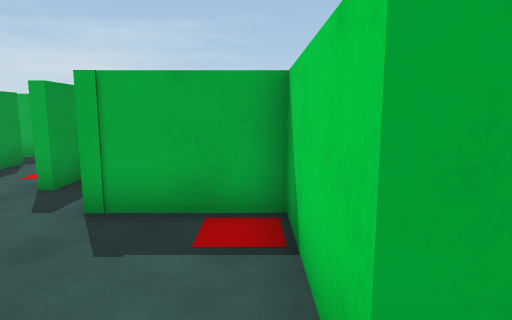
[1] (above)

16 first-person views from a walk through a 3-D level made in the Unity game engine. The camera is 1.4 m above the floor, tilts 8° down and sees 75° across. The floor is counted in squares, 1 m on a side. Each view is taken from the middle of a square. On the plan, view 1 faces up. The plan holds only what a view shows up to about 15 squares ahead; the rest is blank.

[2]
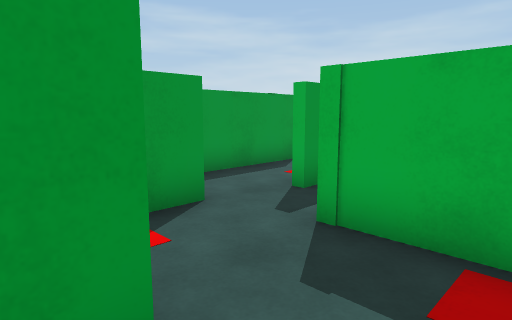

[3]
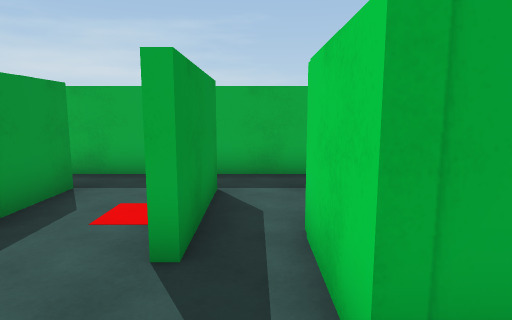

[4]
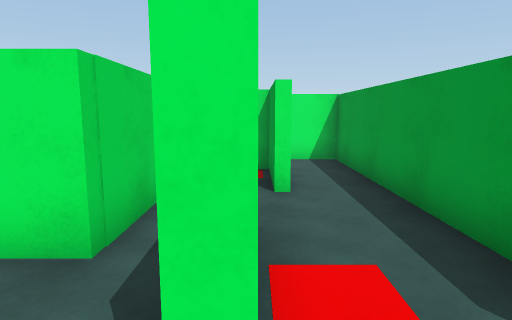

[5]
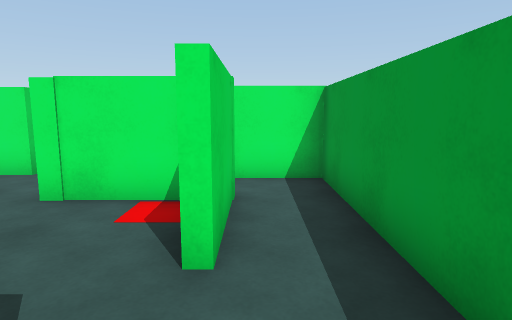

[6]
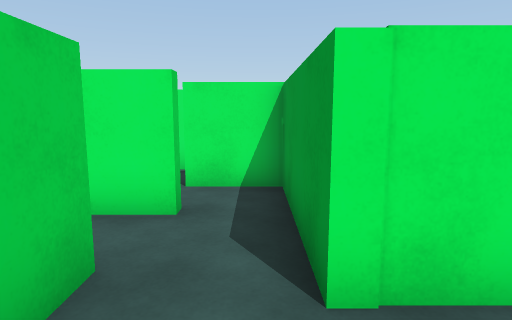

[7]
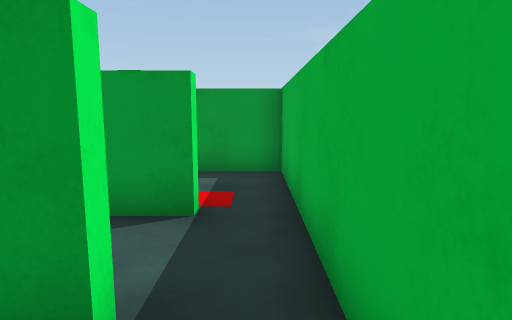

[8]
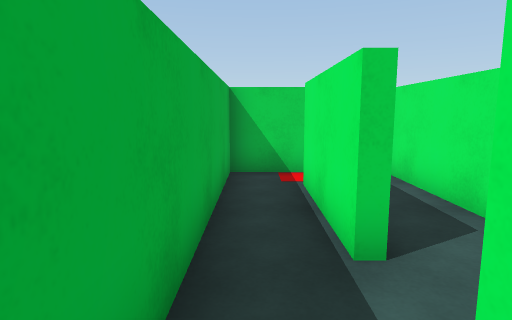

[9]
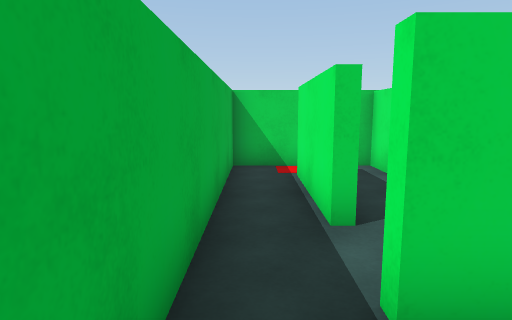

[10]
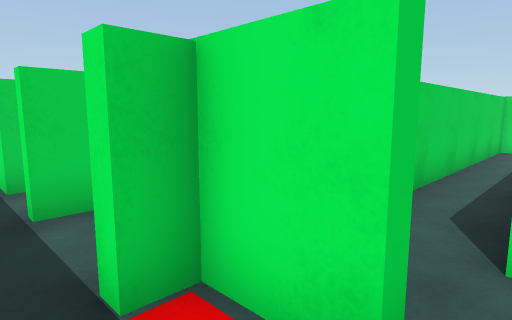

[11]
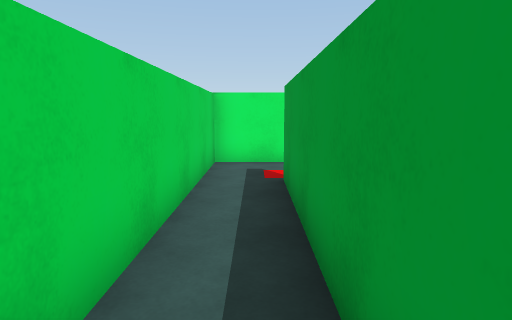

[12]
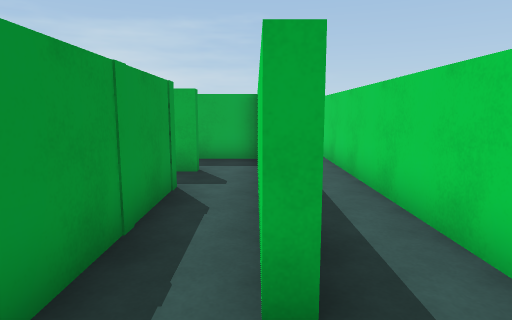

[13]
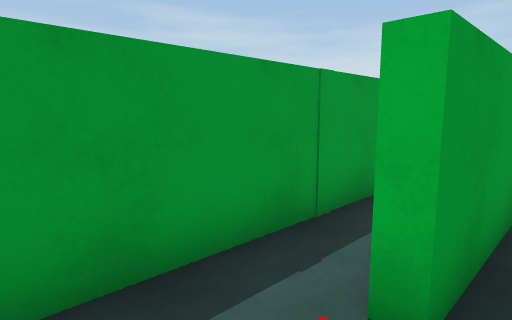

[14]
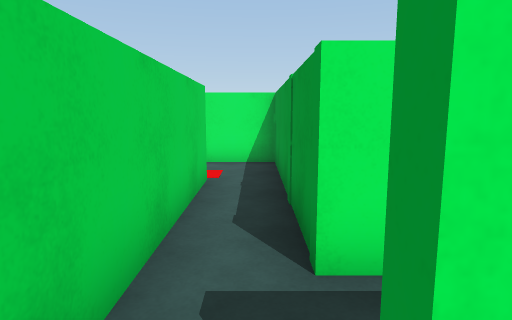

[15]
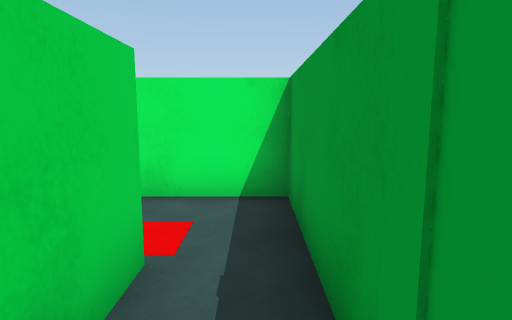

[16]
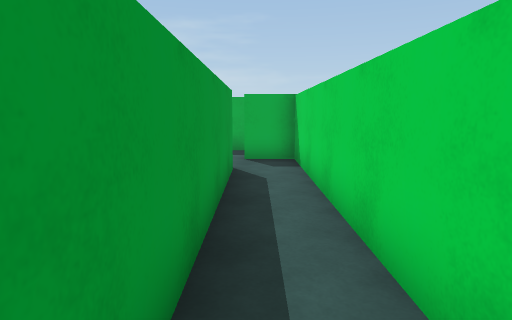

### Floor plan
Points are (right, up) in squares from view 1. A wall is a line through its corners. A room is listed if a view was taken in it or the views show most of it. See-through windows are left out.
Room 1 (views 1, 2)
walls: (-1.5, 1.7) (-1.5, -2.3) (0.4, -2.3); (0.4, 1.2) (0.4, 2.4); (0.1, -0.9) (0.1, -0.5)
ways out: opening at (-0.5, 2) to room 4; opening at (1, 0.5)
Room 2 (view 3)
walls: (-4.3, 4.2) (-4.3, 2); (-1.5, 4.6) (-2.4, 4.6) (-2.4, 6.9); (-3.7, 7.4) (-3.7, 6); (-4.4, 1.7) (-1.5, 1.7)
ways out: opening at (-4, 5) to room 3; opening at (-2, 3.5) to room 4; opening at (-3, 6.5) to room 9
Room 3 (views 4, 5, 8, 9)
walls: (-3.7, 6) (-4.1, 6); (-4, 8.2) (-4, 9.1) (-3.7, 9.1); (-6.8, 9.1) (-6.4, 9.1) (-6.4, -0.1) (-4.5, -0.1); (-4.6, 1.4) (-4.6, 4.2); (-3.6, 10.6) (-7.5, 10.6)
ways out: opening at (-4, 5) to room 2; opening at (-4, 10) to room 5; opening at (-7, 10) to room 6
Room 4 (view 6)
walls: (0.4, 2.4) (0.4, 4.6) (-1.5, 4.6)
ways out: opening at (-0.5, 2) to room 1; opening at (-2, 3.5) to room 2
Room 5 (view 7)
walls: (-2, 9.1) (1.5, 9.1); (2.9, 8.8) (2.9, 10.6) (-3.6, 10.6)
ways out: opening at (-4, 10) to room 3; opening at (-2.5, 9) to room 9; opening at (2, 9) to room 9
Room 6 (view 10)
walls: (-8.4, 8.5) (-6.8, 8.5) (-6.8, 9.1); (-7.5, 10.6) (-10, 10.6) (-10, 8.5)
ways out: opening at (-7, 10) to room 3; opening at (-8, 7) to room 7
Room 7 (views 11, 12, 13, 15, 16)
walls: (-11.1, 2.3) (-10.5, 2.3) (-10.5, -4.5) (-6.8, -4.5) (-6.8, 8.1) (-8.4, 8.1); (-10.5, 4.4) (-10.5, 3.9) (-11, 3.9); (-8.6, 6.4) (-8.6, -2) (-9, -2) (-9, 3.7)
ways out: opening at (-8, 7) to room 6; opening at (-10, 4) to room 8
Room 8 (view 14)
walls: (-8.9, 6.2) (-10.9, 6.2)
ways out: opening at (-10, 4) to room 7; opening at (-11, 5)
Room 9 (no view inside)
walls: (-2, 8.6) (-2, 9.1); (-2.4, 6.9) (3, 6.9); (-3.7, 9.1) (-3.7, 7.4)
ways out: opening at (-3, 6.5) to room 2; opening at (-2.5, 9) to room 5; opening at (2, 9) to room 5

Positions as (right, up) in squares from view 1, and headings:
1: (0, 0), facing up
2: (0, 1), facing up-left
3: (-3, 3), facing up
4: (-4, 10), facing down
5: (-5, 7), facing down
6: (-1, 4), facing down
7: (-2, 10), facing left
8: (-5, 10), facing right
9: (-6, 10), facing right
10: (-9, 10), facing down-right
11: (-8, 5), facing down
12: (-9, -4), facing up
13: (-8, -4), facing up-left
14: (-10, 5), facing down
15: (-10, 1), facing down
16: (-8, -2), facing up
